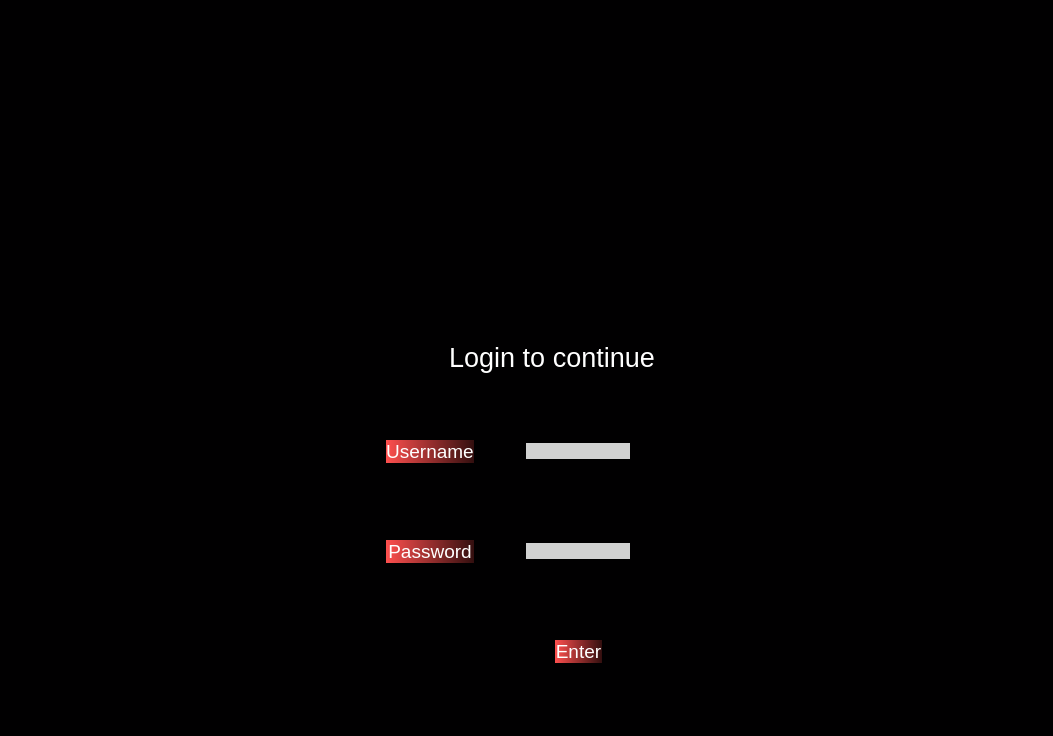
<?xml version="1.0" encoding="UTF-8"?>
<ui version="4.0">
 <class>Dialog</class>
 <widget class="QDialog" name="Dialog">
  <property name="geometry">
   <rect>
    <x>0</x>
    <y>0</y>
    <width>1053</width>
    <height>736</height>
   </rect>
  </property>
  <property name="windowTitle">
   <string>Dialog</string>
  </property>
  <property name="styleSheet">
   <string notr="true">background-color: rgb(1,0,1);</string>
  </property>
  <layout class="QGridLayout" name="gridLayout">
   <item row="0" column="0">
    <spacer name="horizontalSpacer_11">
     <property name="orientation">
      <enum>Qt::Horizontal</enum>
     </property>
     <property name="sizeHint" stdset="0">
      <size>
       <width>449</width>
       <height>20</height>
      </size>
     </property>
    </spacer>
   </item>
   <item row="0" column="2" colspan="8">
    <widget class="QLabel" name="label_4">
     <property name="maximumSize">
      <size>
       <width>311</width>
       <height>261</height>
      </size>
     </property>
     <property name="text">
      <string/>
     </property>
     <property name="pixmap">
      <pixmap>../python_scripts/python_pyqt/BED_logo.jpg</pixmap>
     </property>
     <property name="scaledContents">
      <bool>true</bool>
     </property>
    </widget>
   </item>
   <item row="0" column="10">
    <spacer name="horizontalSpacer_12">
     <property name="orientation">
      <enum>Qt::Horizontal</enum>
     </property>
     <property name="sizeHint" stdset="0">
      <size>
       <width>410</width>
       <height>20</height>
      </size>
     </property>
    </spacer>
   </item>
   <item row="1" column="6">
    <spacer name="verticalSpacer_7">
     <property name="orientation">
      <enum>Qt::Vertical</enum>
     </property>
     <property name="sizeType">
      <enum>QSizePolicy::Fixed</enum>
     </property>
     <property name="sizeHint" stdset="0">
      <size>
       <width>20</width>
       <height>58</height>
      </size>
     </property>
    </spacer>
   </item>
   <item row="2" column="0" colspan="3">
    <spacer name="horizontalSpacer">
     <property name="orientation">
      <enum>Qt::Horizontal</enum>
     </property>
     <property name="sizeHint" stdset="0">
      <size>
       <width>506</width>
       <height>20</height>
      </size>
     </property>
    </spacer>
   </item>
   <item row="2" column="3" colspan="6">
    <widget class="QLabel" name="label">
     <property name="sizePolicy">
      <sizepolicy hsizetype="Fixed" vsizetype="Fixed">
       <horstretch>0</horstretch>
       <verstretch>0</verstretch>
      </sizepolicy>
     </property>
     <property name="styleSheet">
      <string notr="true">font-size: 20pt;
color: rgb(255, 255, 255);</string>
     </property>
     <property name="text">
      <string>Login to continue</string>
     </property>
     <property name="alignment">
      <set>Qt::AlignCenter</set>
     </property>
    </widget>
   </item>
   <item row="2" column="9" colspan="2">
    <spacer name="horizontalSpacer_2">
     <property name="orientation">
      <enum>Qt::Horizontal</enum>
     </property>
     <property name="sizeHint" stdset="0">
      <size>
       <width>472</width>
       <height>20</height>
      </size>
     </property>
    </spacer>
   </item>
   <item row="3" column="6">
    <spacer name="verticalSpacer_4">
     <property name="orientation">
      <enum>Qt::Vertical</enum>
     </property>
     <property name="sizeType">
      <enum>QSizePolicy::Fixed</enum>
     </property>
     <property name="sizeHint" stdset="0">
      <size>
       <width>20</width>
       <height>58</height>
      </size>
     </property>
    </spacer>
   </item>
   <item row="4" column="0">
    <spacer name="horizontalSpacer_3">
     <property name="orientation">
      <enum>Qt::Horizontal</enum>
     </property>
     <property name="sizeHint" stdset="0">
      <size>
       <width>473</width>
       <height>20</height>
      </size>
     </property>
    </spacer>
   </item>
   <item row="4" column="1" colspan="3">
    <widget class="QLabel" name="label_2">
     <property name="styleSheet">
      <string notr="true">font-size: 14pt;background-color: qlineargradient(spread:pad, x1:0, y1:0, x2:1, y2:0, stop:0 rgba(254,79,78,255), stop:1 rgba(51,15,15,255));
font: 9pt &quot;Microsoft YaHei UI&quot;;
color: rgb(255, 255, 255);
border-style: solid;
border-radius: 15px;</string>
     </property>
     <property name="text">
      <string>Username</string>
     </property>
     <property name="alignment">
      <set>Qt::AlignCenter</set>
     </property>
    </widget>
   </item>
   <item row="4" column="4">
    <spacer name="horizontalSpacer_9">
     <property name="orientation">
      <enum>Qt::Horizontal</enum>
     </property>
     <property name="sizeType">
      <enum>QSizePolicy::Fixed</enum>
     </property>
     <property name="sizeHint" stdset="0">
      <size>
       <width>40</width>
       <height>20</height>
      </size>
     </property>
    </spacer>
   </item>
   <item row="4" column="5" colspan="3">
    <widget class="QLineEdit" name="lineEdit">
     <property name="styleSheet">
      <string notr="true">background-color: rgb(209, 209, 209);
border-radius: 11px;</string>
     </property>
    </widget>
   </item>
   <item row="4" column="8" colspan="3">
    <spacer name="horizontalSpacer_6">
     <property name="orientation">
      <enum>Qt::Horizontal</enum>
     </property>
     <property name="sizeHint" stdset="0">
      <size>
       <width>503</width>
       <height>20</height>
      </size>
     </property>
    </spacer>
   </item>
   <item row="5" column="1">
    <spacer name="verticalSpacer_3">
     <property name="orientation">
      <enum>Qt::Vertical</enum>
     </property>
     <property name="sizeType">
      <enum>QSizePolicy::Fixed</enum>
     </property>
     <property name="sizeHint" stdset="0">
      <size>
       <width>20</width>
       <height>68</height>
      </size>
     </property>
    </spacer>
   </item>
   <item row="5" column="6">
    <spacer name="verticalSpacer_2">
     <property name="orientation">
      <enum>Qt::Vertical</enum>
     </property>
     <property name="sizeType">
      <enum>QSizePolicy::Fixed</enum>
     </property>
     <property name="sizeHint" stdset="0">
      <size>
       <width>20</width>
       <height>68</height>
      </size>
     </property>
    </spacer>
   </item>
   <item row="6" column="0">
    <spacer name="horizontalSpacer_4">
     <property name="orientation">
      <enum>Qt::Horizontal</enum>
     </property>
     <property name="sizeHint" stdset="0">
      <size>
       <width>473</width>
       <height>20</height>
      </size>
     </property>
    </spacer>
   </item>
   <item row="6" column="1" colspan="3">
    <widget class="QLabel" name="label_3">
     <property name="styleSheet">
      <string notr="true">font-size: 14pt;background-color: qlineargradient(spread:pad, x1:0, y1:0, x2:1, y2:0, stop:0 rgba(254,79,78,255), stop:1 rgba(51,15,15,255));
font: 9pt &quot;Microsoft YaHei UI&quot;;
color: rgb(255, 255, 255);
border-style: solid;
border-radius: 15px;</string>
     </property>
     <property name="text">
      <string>Password</string>
     </property>
     <property name="alignment">
      <set>Qt::AlignCenter</set>
     </property>
    </widget>
   </item>
   <item row="6" column="4">
    <spacer name="horizontalSpacer_10">
     <property name="orientation">
      <enum>Qt::Horizontal</enum>
     </property>
     <property name="sizeType">
      <enum>QSizePolicy::Fixed</enum>
     </property>
     <property name="sizeHint" stdset="0">
      <size>
       <width>40</width>
       <height>20</height>
      </size>
     </property>
    </spacer>
   </item>
   <item row="6" column="5" colspan="3">
    <widget class="QLineEdit" name="lineEdit_2">
     <property name="styleSheet">
      <string notr="true">background-color: rgb(209, 209, 209);
border-radius: 11px;</string>
     </property>
    </widget>
   </item>
   <item row="6" column="8" colspan="3">
    <spacer name="horizontalSpacer_5">
     <property name="orientation">
      <enum>Qt::Horizontal</enum>
     </property>
     <property name="sizeHint" stdset="0">
      <size>
       <width>503</width>
       <height>20</height>
      </size>
     </property>
    </spacer>
   </item>
   <item row="7" column="6">
    <spacer name="verticalSpacer_5">
     <property name="orientation">
      <enum>Qt::Vertical</enum>
     </property>
     <property name="sizeType">
      <enum>QSizePolicy::Fixed</enum>
     </property>
     <property name="sizeHint" stdset="0">
      <size>
       <width>20</width>
       <height>68</height>
      </size>
     </property>
    </spacer>
   </item>
   <item row="8" column="0" colspan="6">
    <spacer name="horizontalSpacer_7">
     <property name="orientation">
      <enum>Qt::Horizontal</enum>
     </property>
     <property name="sizeHint" stdset="0">
      <size>
       <width>624</width>
       <height>20</height>
      </size>
     </property>
    </spacer>
   </item>
   <item row="8" column="6">
    <widget class="QPushButton" name="pushButton">
     <property name="styleSheet">
      <string notr="true">font-size: 14pt;background-color: qlineargradient(spread:pad, x1:0, y1:0, x2:1, y2:0, stop:0 rgba(254,79,78,255), stop:1 rgba(51,15,15,255));
font: 9pt &quot;Microsoft YaHei UI&quot;;
color: rgb(255, 255, 255);
border-style: solid;
border-radius: 15px;</string>
     </property>
     <property name="text">
      <string>Enter</string>
     </property>
    </widget>
   </item>
   <item row="8" column="7" colspan="4">
    <spacer name="horizontalSpacer_8">
     <property name="orientation">
      <enum>Qt::Horizontal</enum>
     </property>
     <property name="sizeHint" stdset="0">
      <size>
       <width>540</width>
       <height>20</height>
      </size>
     </property>
    </spacer>
   </item>
   <item row="9" column="6">
    <spacer name="verticalSpacer_6">
     <property name="orientation">
      <enum>Qt::Vertical</enum>
     </property>
     <property name="sizeType">
      <enum>QSizePolicy::Fixed</enum>
     </property>
     <property name="sizeHint" stdset="0">
      <size>
       <width>20</width>
       <height>58</height>
      </size>
     </property>
    </spacer>
   </item>
  </layout>
 </widget>
 <resources/>
 <connections/>
</ui>
